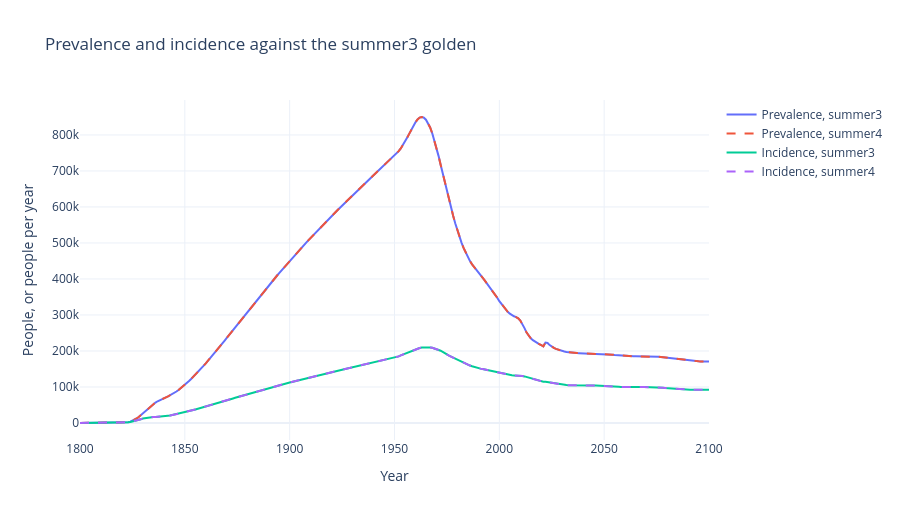

Here is the notebook cell this chart was saved with:
### Markdown cell above
## On top of the summer3 golden

The golden is the same construction as `notebooks/03-InspectRun.ipynb` on `tweak_cases_calib`: Vietnam demography, a flat start of 1000 per age, and the summer3 solver tightened to `rtol = atol = 1e-9` because summer4 cannot set `dtmax`. The port is compared at `rtol = 1e-5` with an absolute floor of `1e-8`. Occupied compartments agree to a few parts per million. The floor sits above the pre-seed roundoff, which is about `1e-9` and is not an epidemiological difference.

Prevalence here is `active` plus `treatment`. Incidence is the progression flow, summed over age. The golden and the port are drawn together. If the port has matched, each pair is one line.

### Code cell
def _state_total(frame: pd.DataFrame, state: str) -> np.ndarray:
    columns = [column for column in frame.columns if column == state or column.startswith(state + "_")]
    return frame[columns].sum(axis=1).to_numpy()


golden_prevalence = _state_total(compartments, "active") + _state_total(compartments, "treatment")
port_prevalence = totals["active"] + totals["treatment"]
golden_incidence = flows["progression"].to_numpy()
port_incidence = sum(np.asarray(values) for values in age_incidence(result).values())

compare = go.Figure()
compare.add_trace(go.Scatter(x=years, y=golden_prevalence, name="Prevalence, summer3", mode="lines"))
compare.add_trace(
    go.Scatter(x=years, y=port_prevalence, name="Prevalence, summer4", mode="lines", line={"dash": "dash"})
)
compare.add_trace(go.Scatter(x=years, y=golden_incidence, name="Incidence, summer3", mode="lines"))
compare.add_trace(
    go.Scatter(x=years, y=port_incidence, name="Incidence, summer4", mode="lines", line={"dash": "dash"})
)
compare.update_layout(
    title="Prevalence and incidence against the summer3 golden",
    xaxis_title="Year",
    yaxis_title="People, or people per year",
    template="plotly_white",
    height=520,
)
compare.show()

got = compartments_by_label(result)
assert set(got) == set(compartments.columns) - {"time"}
for column, values in got.items():
    np.testing.assert_allclose(
        np.asarray(values),
        compartments[column].to_numpy(),
        rtol=PARITY_RTOL,
        atol=PARITY_ATOL,
    )
np.testing.assert_allclose(port_incidence, golden_incidence, rtol=PARITY_RTOL, atol=PARITY_ATOL)
print(f"base golden matched at rtol={PARITY_RTOL}, atol={PARITY_ATOL}")

### Figure 1 — Plotly figure (JSON) as saved in the notebook; plotly's stock layout.template omitted (floating-point values rounded to 4 significant figures; data arrays with more than 128 entries replaced by an {"elided": "..."} marker saying what was removed)
{"data": [{"mode": "lines", "name": "Prevalence, summer3", "type": "scatter", "x": {"elided": "301 float values"}, "y": {"elided": "301 float values"}}, {"line": {"dash": "dash"}, "mode": "lines", "name": "Prevalence, summer4", "type": "scatter", "x": {"elided": "301 float values"}, "y": {"elided": "301 float values"}}, {"mode": "lines", "name": "Incidence, summer3", "type": "scatter", "x": {"elided": "301 float values"}, "y": {"elided": "301 float values"}}, {"line": {"dash": "dash"}, "mode": "lines", "name": "Incidence, summer4", "type": "scatter", "x": {"elided": "301 float values"}, "y": {"elided": "301 float values"}}], "layout": {"height": 520, "title": {"text": "Prevalence and incidence against the summer3 golden"}, "xaxis": {"title": {"text": "Year"}}, "yaxis": {"title": {"text": "People, or people per year"}}}}
